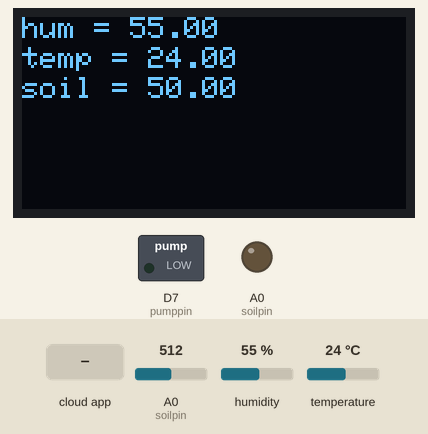
This sketch was run on a simulated ESP8266 (NodeMCU). On the bench: 128×64 one-colour display, switched loads named in the sketch (green lamp = pin HIGH), output pins drawn as LEDs (lit = HIGH). The test bench sets the inputs (shaded band); at power-on: A0 (soilpin) = 512, humidity 55 %, temperature 24 °C. WiFi joins after 1.5 s; servers stay silent unless stated; what the sketch prints to the serial monitor is not drawn.

Above: at 2.9 s.
3.0 s: A0 (soilpin) set to 809
At 7.1 s:
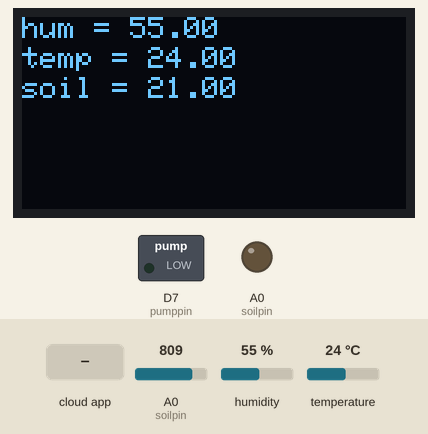
7.6 s: A0 (soilpin) set to 839
At 11.2 s:
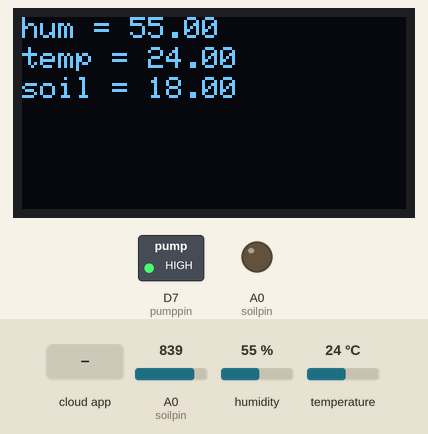
11.8 s: humidity set to 22 %
At 15.5 s:
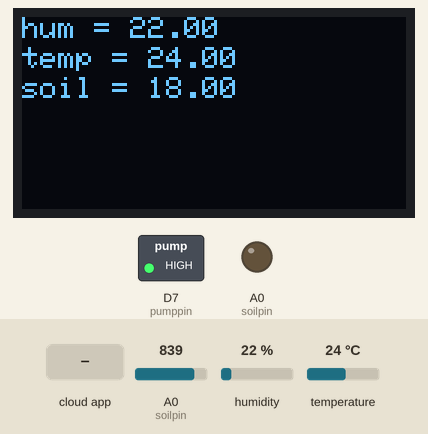
15.8 s: temperature set to 12 °C
At 18.9 s:
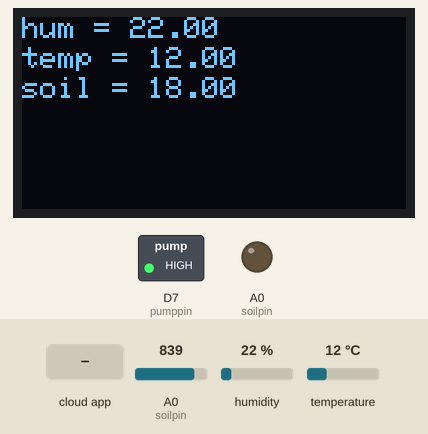
19.9 s: humidity set to 40 %
At 23.2 s:
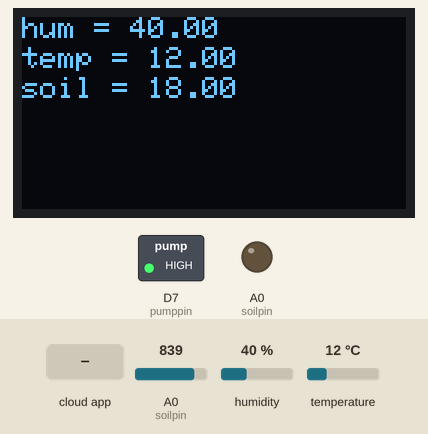
24.0 s: the phone or cloud app sets pump to 0
At 25.1 s:
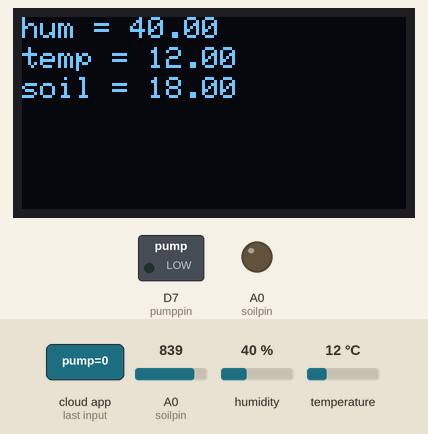
Timing chart, 0 to 28.2 s (numbered marks = the images above; inputs shaded):
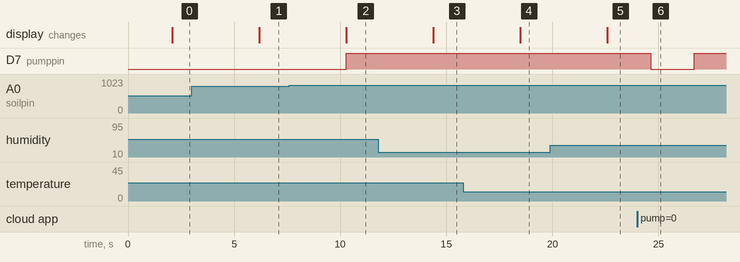

The sketch:

mainapp.ino
```cpp
#include "arduino_secrets.h"
/*
  Sketch generated by the Arduino IoT Cloud Thing "Untitled"
  https://create.arduino.cc/cloud/things/f25456a6-4b54-44df-985d-b4aad9806f92

  Arduino IoT Cloud Variables description

  The following variables are automatically generated and updated when changes are made to the Thing

  float hum;
  float temp;
  float soilmoister;
  bool pump;

  Variables which are marked as READ/WRITE in the Cloud Thing will also have functions
  which are called when their values are changed from the Dashboard.
  These functions are generated with the Thing and added at the end of this sketch.
*/

#include "thingProperties.h"
#include <DHT.h>
#include <Wire.h>
#include <Adafruit_GFX.h>
#include <Adafruit_SSD1306.h>
Adafruit_SSD1306 display(-1);


int dhtpin = D4;
int soilpin = A0;
int pumppin = D7;

#define DHTTYPE DHT11
DHT dht(dhtpin,DHTTYPE);


void setup() {
  // Initialize serial and wait for port to open:
  Serial.begin(9600);
  // This delay gives the chance to wait for a Serial Monitor without blocking if none is found
  dht.begin();
  Wire.begin();
  display.begin(SSD1306_SWITCHCAPVCC, 0x3C);

  // Defined in thingProperties.h
  initProperties();
  pinMode(soilpin,OUTPUT);
  pinMode(pumppin,OUTPUT);

  // Connect to Arduino IoT Cloud
  ArduinoCloud.begin(ArduinoIoTPreferredConnection);

  /*
     The following function allows you to obtain more information
     related to the state of network and IoT Cloud connection and errors
     the higher number the more granular information you’ll get.
     The default is 0 (only errors).
     Maximum is 4
 */
  setDebugMessageLevel(2);
  ArduinoCloud.printDebugInfo();
}

void loop() {
  ArduinoCloud.update();

    temp =dht.readTemperature(); // Read temperature as Celsius
    hum =dht.readHumidity(); //Read Humidity
    float value = analogRead(soilpin);
    soilmoister = map(value,0,1024,100,0);

  Serial.print("humidity: ");
  Serial.print(hum);
  Serial.print(" %\t");
  Serial.print("Temperature: ");
  Serial.print(temp);
  Serial.print(" *C ");
  Serial.println("");
  Serial.print("soilmoister: ");
  Serial.println(soilmoister);

  displayparams();
  display.display();
  if(soilmoister<20){
    digitalWrite(pumppin,HIGH);
  }
  else{
    digitalWrite(pumppin,LOW);
  }

}


void displayparams(){

  display.clearDisplay();
  display.setTextColor(WHITE);
  display.setTextSize(1);
  display.setCursor(0,0);
  display.print("hum = ");
  display.print(hum);
  display.setCursor(0,10);
  display.print("temp = ");
  display.print(temp);
  display.setCursor(0,20);
  display.print("soil = ");
  display.print(soilmoister);
  delay(2000);
}


void onPumpChange() {
  // Do something
  if(pump == HIGH){
    digitalWrite(pumppin,HIGH);
  }
  else{
    digitalWrite(pumppin,LOW);
  }
}
```

arduino_secrets.h
```cpp
#define SECRET_SSID ""
#define SECRET_PASS ""
#define SECRET_DEVICE_KEY ""
```

thingProperties.h
```cpp
// Code generated by Arduino IoT Cloud, DO NOT EDIT.

#include <ArduinoIoTCloud.h>
#include <Arduino_ConnectionHandler.h>


const char THING_ID[]           = "f25456a6-4b54-44df-985d-b4aad9806f92";
const char DEVICE_LOGIN_NAME[]  = "504ee468-6248-42fe-acb0-d22639d53e04";

const char SSID[]               = SECRET_SSID;    // Network SSID (name)
const char PASS[]               = SECRET_PASS;    // Network password (use for WPA, or use as key for WEP)
const char DEVICE_KEY[]  = SECRET_DEVICE_KEY;    // Secret device password

void onPumpChange();

float hum;
float temp;
float soilmoister;
bool pump;

void initProperties(){

  ArduinoCloud.setBoardId(DEVICE_LOGIN_NAME);
  ArduinoCloud.setSecretDeviceKey(DEVICE_KEY);
  ArduinoCloud.setThingId(THING_ID);
  ArduinoCloud.addProperty(hum, READ, ON_CHANGE, NULL);
  ArduinoCloud.addProperty(temp, READ, ON_CHANGE, NULL);
  ArduinoCloud.addProperty(soilmoister, READ, ON_CHANGE, NULL);
  ArduinoCloud.addProperty(pump, READWRITE, ON_CHANGE, onPumpChange);

}

WiFiConnectionHandler ArduinoIoTPreferredConnection(SSID, PASS);
```

Measured:
- the behaviour switches between 824 and 825 on A0 (soilpin) (found by bisection; images 1 and 2)
- after the input at 3.0 s, the display: changes after 3.2 s (image 1)
- after the input at 7.6 s, D7 (pumppin): LOW → HIGH after 2.7 s; the display: changes after 2.7 s (image 2)
- after the input at 11.8 s, the display: changes after 2.6 s (image 3)
- after the input at 15.8 s, the display: changes after 2.7 s (image 4)
- after the input at 19.9 s, the display: changes after 2.7 s (image 5)
- after the input at 24.0 s, D7 (pumppin): HIGH → LOW after 0.63 s, → HIGH 2.0 s later
